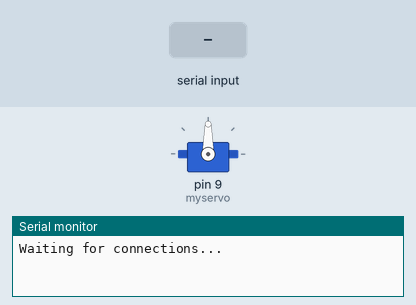
A sketch run on a simulated Arduino Uno, built with avr-gcc and run on an emulated ATmega328P. Shown: servo, the last lines printed to the serial monitor. The inputs (shaded band) are chosen by the test bench. WiFi joins after 1.5 s; servers stay silent unless stated.

Above: at 3.0 s.
3.1 s: "1" received over the second serial link
At 3.9 s:
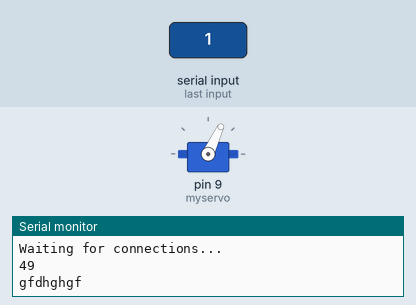
4.6 s: "0" received over the second serial link
At 5.1 s:
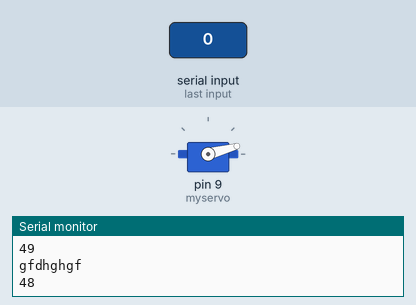
Timing chart, 0 to 7.6 s (numbered marks = the images above; inputs shaded):
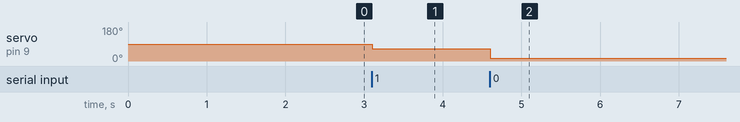

The sketch:

Serial_HC05_HC06.ino
```cpp
/* Comment this out to disable prints and save space */
#define BLYNK_PRINT Serial


#include <SoftwareSerial.h>
SoftwareSerial SwSerial(6, 7); // RX, TX
#include <Servo.h>
#include <BlynkSimpleSerialBLE.h>
#include <SoftwareSerial.h>

// You should get Auth Token in the Blynk App.
// Go to the Project Settings (nut icon).
char auth[] = "6a654ee7998e491ea6853837ca6a0ce8";
Servo myservo;
int pos = 0;
int count=0;
String aaa;


SoftwareSerial SerialBLE(6, 7); // RX, TX

void setup()
{
      myservo.attach(9);
  // Debug console
  Serial.begin(9600);

  SerialBLE.begin(9600);
  Blynk.begin(SerialBLE, auth);

  Serial.println("Waiting for connections...");
}

void loop()
{

  if (SerialBLE.available()) {

    aaa=SerialBLE.read();
    Serial.println(aaa);

    if (aaa.endsWith("49"))
{
 Serial.println("gfdhghgf");
   for (pos = 15; pos <= 65; pos += 1) { // goes from 0 degrees to 180 degrees
    // in steps of 1 degree
    myservo.write(pos);              // tell servo to go to position in variable 'pos'
        // waits 15ms for the servo to reach the position
  }
}
   else if (aaa.endsWith("48"))
      {
        for (pos =65; pos >=15 ; pos -= 1) { // goes from 0 degrees to 180 degrees
    // in steps of 1 degree
    myservo.write(pos);
    // tell servo to go to position in variable 'pos'

    // waits 15ms for the servo to reach the position
      }
      }
  }
  // You can inject your own code or combine it with other sketches.
  // Check other examples on how to communicate with Blynk. Remember
  // to avoid delay() function!

else{}

}
```

Measured:
- after the input at 3.1 s, servo on pin 9 (myservo): 90° → 65° at once
- after the input at 4.6 s, servo on pin 9 (myservo): 65° → 15° at once
